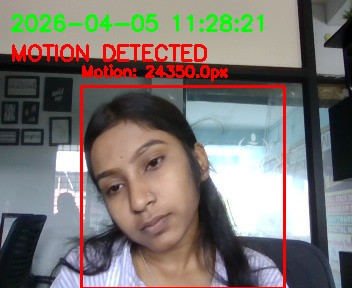
#> input picture data/captures/face_20260405_112824.jpg, 352 x 288 px
$ python -i motion_detector.py   (imports and definitions only)
#> lines starting #> are read from the running program, lines starting #| are printed output that depends on the picture
#> further down, picture is the input picture: shape (288, 352, 3); mean B, G, R 111.7, 116, 123.5
import cv2
import numpy as np
from datetime import datetime
import threading

class MotionDetector:
    def __init__(self, threshold=25, min_area=5000, history=500):
        self.threshold = threshold
        self.min_area = min_area

        # Background subtractor
        self.bg_subtractor = cv2.createBackgroundSubtractorMOG2(
            history=history,
            varThreshold=threshold,
            detectShadows=True
        )

        self.last_motion_time = None
        self.motion_detected = False
        self.motion_regions = []
        self.lock = threading.Lock()

        # Callbacks
        self.on_motion_start = None
        self.on_motion_end = None

    def detect(self, frame):
        """Process frame and detect motion"""

        # Apply Gaussian blur to reduce noise
        blurred = cv2.GaussianBlur(frame, (21, 21), 0)
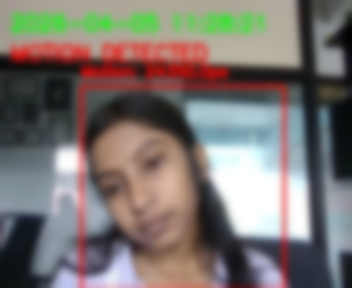
#> blurred: shape (288, 352, 3); mean B, G, R 111.8, 116.1, 123.5

        # Apply background subtraction
        fg_mask = self.bg_subtractor.apply(blurred)
#> fg_mask: shape (288, 352); every value is 127

        # Remove shadows (shadows are marked as 127)
        _, fg_mask = cv2.threshold(fg_mask, 200, 255, cv2.THRESH_BINARY)
#> fg_mask: shape (288, 352); every value is 0

        # Morphological operations to clean up the mask
        kernel = cv2.getStructuringElement(cv2.MORPH_ELLIPSE, (5, 5))
        fg_mask = cv2.morphologyEx(fg_mask, cv2.MORPH_CLOSE, kernel)
        fg_mask = cv2.morphologyEx(fg_mask, cv2.MORPH_OPEN, kernel)

        # Dilate to fill gaps
        fg_mask = cv2.dilate(fg_mask, kernel, iterations=2)

        # Find contours
        contours, _ = cv2.findContours(
            fg_mask, cv2.RETR_EXTERNAL, cv2.CHAIN_APPROX_SIMPLE
        )
#> contours = []

        motion_regions = []
        total_motion_area = 0

        for contour in contours:
            area = cv2.contourArea(contour)
            if area > self.min_area:
                x, y, w, h = cv2.boundingRect(contour)
                motion_regions.append({
                    'bbox': (x, y, w, h),
                    'area': area,
                    'contour': contour
                })
                total_motion_area += area
#> this loop made 0 passes
#> after the loop, motion_regions = []; total_motion_area = 0

        with self.lock:
            previous_state = self.motion_detected
            self.motion_detected = len(motion_regions) > 0
#> self.motion_detected = False
            self.motion_regions = motion_regions
#> self.motion_regions = []

            if self.motion_detected:
                self.last_motion_time = datetime.now()

                # Trigger callback on motion start
                if not previous_state and self.on_motion_start:
                    self.on_motion_start(frame, motion_regions)

            elif previous_state and self.on_motion_end:
                self.on_motion_end()

        return self.motion_detected, motion_regions, fg_mask

    def draw_motion(self, frame, regions=None):
        """Draw motion regions on frame"""
        if regions is None:
            regions = self.motion_regions

        annotated = frame.copy()

        for region in regions:
            x, y, w, h = region['bbox']
            cv2.rectangle(annotated, (x, y), (x + w, y + h), (0, 0, 255), 2)

            # Add label
            label = f"Motion: {region['area']}px"
            cv2.putText(annotated, label, (x, y - 10),
                       cv2.FONT_HERSHEY_SIMPLEX, 0.5, (0, 0, 255), 2)

        # Add timestamp
        timestamp = datetime.now().strftime("%Y-%m-%d %H:%M:%S")
        cv2.putText(annotated, timestamp, (10, 30),
                   cv2.FONT_HERSHEY_SIMPLEX, 0.7, (0, 255, 0), 2)

        # Add motion status
        status = "MOTION DETECTED" if self.motion_detected else "No Motion"
        color = (0, 0, 255) if self.motion_detected else (0, 255, 0)
        cv2.putText(annotated, status, (10, 60),
                   cv2.FONT_HERSHEY_SIMPLEX, 0.7, color, 2)

        return annotated

    def reset(self):
        """Reset background model"""
        self.bg_subtractor = cv2.createBackgroundSubtractorMOG2(
            history=500,
            varThreshold=self.threshold,
            detectShadows=True
        )

>>> import cv2
>>> picture = cv2.imread('../data/captures/face_20260405_112824.jpg')
>>> result = MotionDetector().detect(picture)

$ run again, on data/captures/face_20260405_121906.jpg
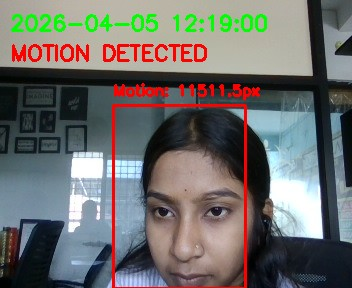
#> input picture data/captures/face_20260405_121906.jpg, 352 x 288 px
#> picture is the input picture: shape (288, 352, 3); mean B, G, R 106.2, 109.1, 109.7
#> in detect, `blurred = cv2.GaussianBlur(frame, (21, 21), 0)`:
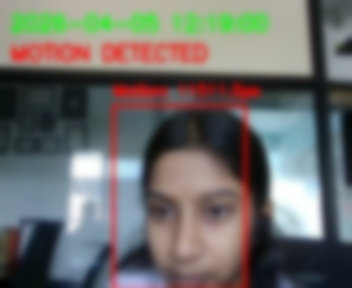
#> blurred: shape (288, 352, 3); mean B, G, R 106.2, 109.1, 109.6
#> contours = []
#> after the loop in detect, `for contour in contours:`: total_motion_area = 0
#> self.motion_detected = False
#> self.motion_regions = []

$ run again, on data/captures/face_20260405_124538.jpg
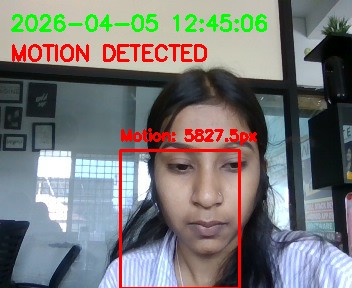
#> input picture data/captures/face_20260405_124538.jpg, 352 x 288 px
#> picture is the input picture: shape (288, 352, 3); mean B, G, R 119.1, 120.2, 121
#> in detect, `blurred = cv2.GaussianBlur(frame, (21, 21), 0)`:
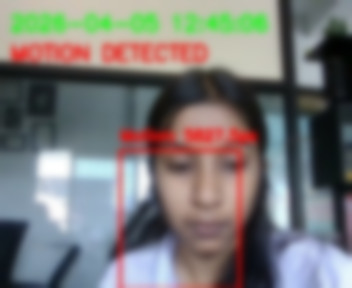
#> blurred: shape (288, 352, 3); mean B, G, R 119.1, 120.2, 121
#> contours = []
#> after the loop in detect, `for contour in contours:`: total_motion_area = 0
#> self.motion_detected = False
#> self.motion_regions = []

$ run again, on data/captures/face_20260405_132414.jpg
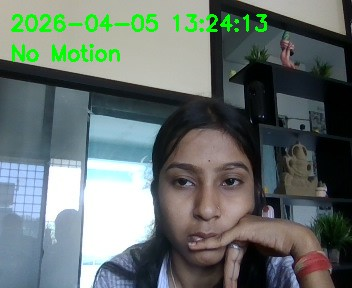
#> input picture data/captures/face_20260405_132414.jpg, 352 x 288 px
#> picture is the input picture: shape (288, 352, 3); mean B, G, R 109.9, 113.6, 102.6
#> in detect, `blurred = cv2.GaussianBlur(frame, (21, 21), 0)`:
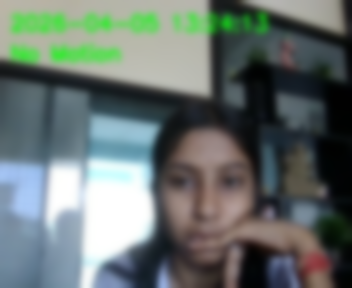
#> blurred: shape (288, 352, 3); mean B, G, R 109.9, 113.6, 102.5
#> contours = []
#> after the loop in detect, `for contour in contours:`: total_motion_area = 0
#> self.motion_detected = False
#> self.motion_regions = []
